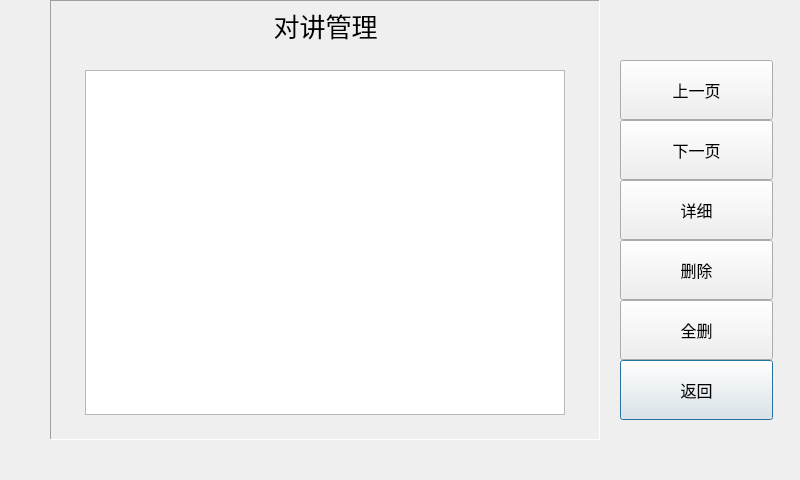
<?xml version="1.0" encoding="UTF-8"?>
<ui version="4.0">
 <class>TestDialog</class>
 <widget class="QDialog" name="TestDialog">
  <property name="geometry">
   <rect>
    <x>0</x>
    <y>0</y>
    <width>800</width>
    <height>480</height>
   </rect>
  </property>
  <property name="windowTitle">
   <string>Dialog</string>
  </property>
  <widget class="QLabel" name="label">
   <property name="geometry">
    <rect>
     <x>70</x>
     <y>0</y>
     <width>511</width>
     <height>51</height>
    </rect>
   </property>
   <property name="font">
    <font>
     <family>,white</family>
     <pointsize>-1</pointsize>
     <weight>50</weight>
     <italic>false</italic>
     <bold>false</bold>
    </font>
   </property>
   <property name="styleSheet">
    <string notr="true">font: 26px, white;
border: 0px;</string>
   </property>
   <property name="text">
    <string>对讲管理</string>
   </property>
   <property name="alignment">
    <set>Qt::AlignCenter</set>
   </property>
  </widget>
  <widget class="CommonPushButton" name="pushButtonReturn">
   <property name="geometry">
    <rect>
     <x>620</x>
     <y>360</y>
     <width>153</width>
     <height>60</height>
    </rect>
   </property>
   <property name="font">
    <font>
     <family>AlArabiya</family>
     <pointsize>12</pointsize>
    </font>
   </property>
   <property name="text">
    <string>返回</string>
   </property>
  </widget>
  <widget class="QTableView" name="tableViewMediaList">
   <property name="geometry">
    <rect>
     <x>85</x>
     <y>70</y>
     <width>480</width>
     <height>345</height>
    </rect>
   </property>
   <property name="font">
    <font>
     <family>AlArabiya</family>
     <pointsize>12</pointsize>
    </font>
   </property>
   <property name="focusPolicy">
    <enum>Qt::NoFocus</enum>
   </property>
   <property name="verticalScrollBarPolicy">
    <enum>Qt::ScrollBarAlwaysOff</enum>
   </property>
   <property name="horizontalScrollBarPolicy">
    <enum>Qt::ScrollBarAlwaysOff</enum>
   </property>
   <property name="autoScroll">
    <bool>true</bool>
   </property>
   <property name="gridStyle">
    <enum>Qt::NoPen</enum>
   </property>
  </widget>
  <widget class="CommonPushButton" name="pushButtonNextMedia">
   <property name="geometry">
    <rect>
     <x>620</x>
     <y>120</y>
     <width>153</width>
     <height>60</height>
    </rect>
   </property>
   <property name="font">
    <font>
     <family>AlArabiya</family>
     <pointsize>12</pointsize>
    </font>
   </property>
   <property name="text">
    <string>下一页</string>
   </property>
  </widget>
  <widget class="QFrame" name="framePanel">
   <property name="geometry">
    <rect>
     <x>50</x>
     <y>0</y>
     <width>550</width>
     <height>440</height>
    </rect>
   </property>
   <property name="frameShape">
    <enum>QFrame::Panel</enum>
   </property>
   <property name="frameShadow">
    <enum>QFrame::Sunken</enum>
   </property>
  </widget>
  <widget class="CommonPushButton" name="pushButtonDelMedia">
   <property name="geometry">
    <rect>
     <x>620</x>
     <y>240</y>
     <width>153</width>
     <height>60</height>
    </rect>
   </property>
   <property name="font">
    <font>
     <family>AlArabiya</family>
     <pointsize>12</pointsize>
    </font>
   </property>
   <property name="text">
    <string>删除</string>
   </property>
  </widget>
  <widget class="CommonPushButton" name="pushButtonPrevMedia">
   <property name="geometry">
    <rect>
     <x>620</x>
     <y>60</y>
     <width>153</width>
     <height>60</height>
    </rect>
   </property>
   <property name="font">
    <font>
     <family>AlArabiya</family>
     <pointsize>12</pointsize>
    </font>
   </property>
   <property name="text">
    <string>上一页</string>
   </property>
  </widget>
  <widget class="CommonPushButton" name="pushButtonMediaDetail">
   <property name="geometry">
    <rect>
     <x>620</x>
     <y>180</y>
     <width>153</width>
     <height>60</height>
    </rect>
   </property>
   <property name="font">
    <font>
     <family>AlArabiya</family>
     <pointsize>12</pointsize>
    </font>
   </property>
   <property name="text">
    <string>详细</string>
   </property>
  </widget>
  <widget class="CommonPushButton" name="pushButtonDelMediaAll">
   <property name="geometry">
    <rect>
     <x>620</x>
     <y>300</y>
     <width>153</width>
     <height>60</height>
    </rect>
   </property>
   <property name="font">
    <font>
     <family>AlArabiya</family>
     <pointsize>12</pointsize>
    </font>
   </property>
   <property name="text">
    <string>全删</string>
   </property>
  </widget>
 </widget>
 <customwidgets>
  <customwidget>
   <class>CommonPushButton</class>
   <extends>QPushButton</extends>
   <header>commonpushbutton.h</header>
  </customwidget>
 </customwidgets>
 <resources/>
 <connections/>
</ui>
